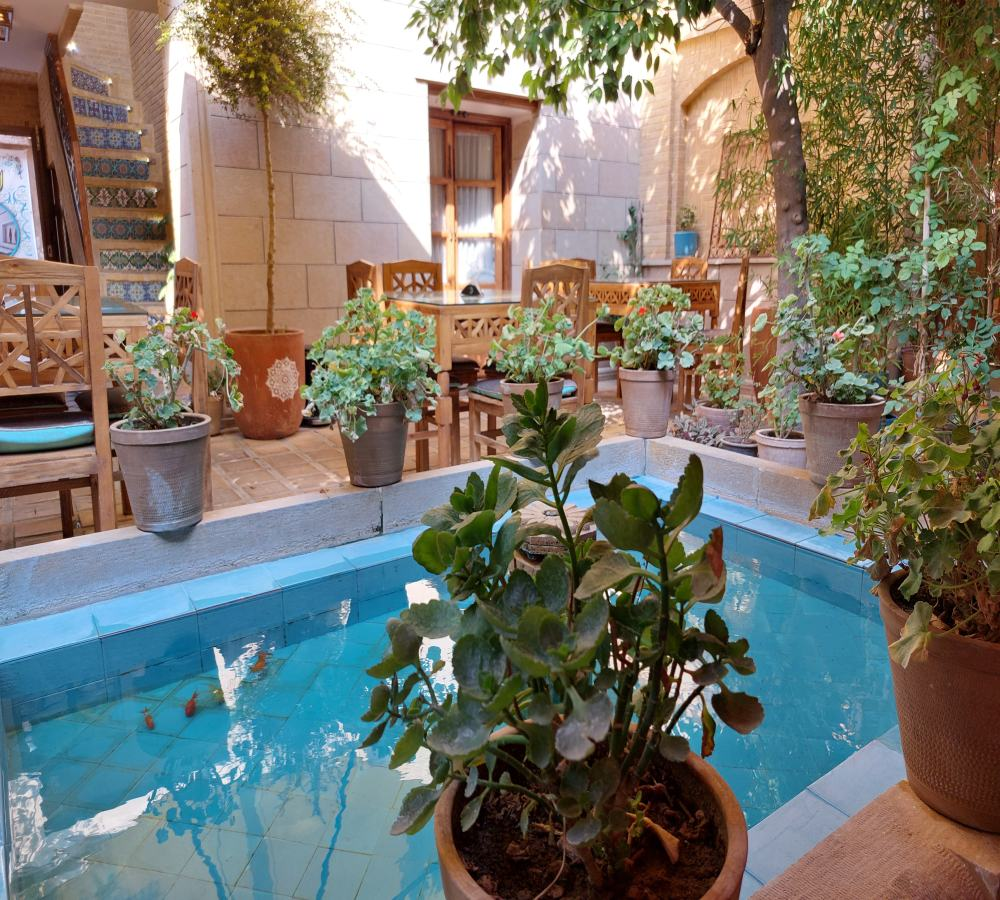
%> input picture cam.jpg, 1000 x 900 px
$ octave new2.m   (GNU Octave 9; MATLAB toolbox functions it lacks are replaced by stand-ins)
%> lines starting %> are read from the running program, lines starting %| are printed output that depends on the picture
% پاک‌سازی حافظه و بستن تمامی شکل‌ها
clear;
close all;

% بارگذاری تصویر
original_image = imread('cam.jpg');
%> original_image is the input picture: size 900x1000x3 uint8; mean R, G, B 118.4, 117.7, 107.4

% تبدیل تصویر به سیاه و سفید
gray_image = rgb2gray(original_image);
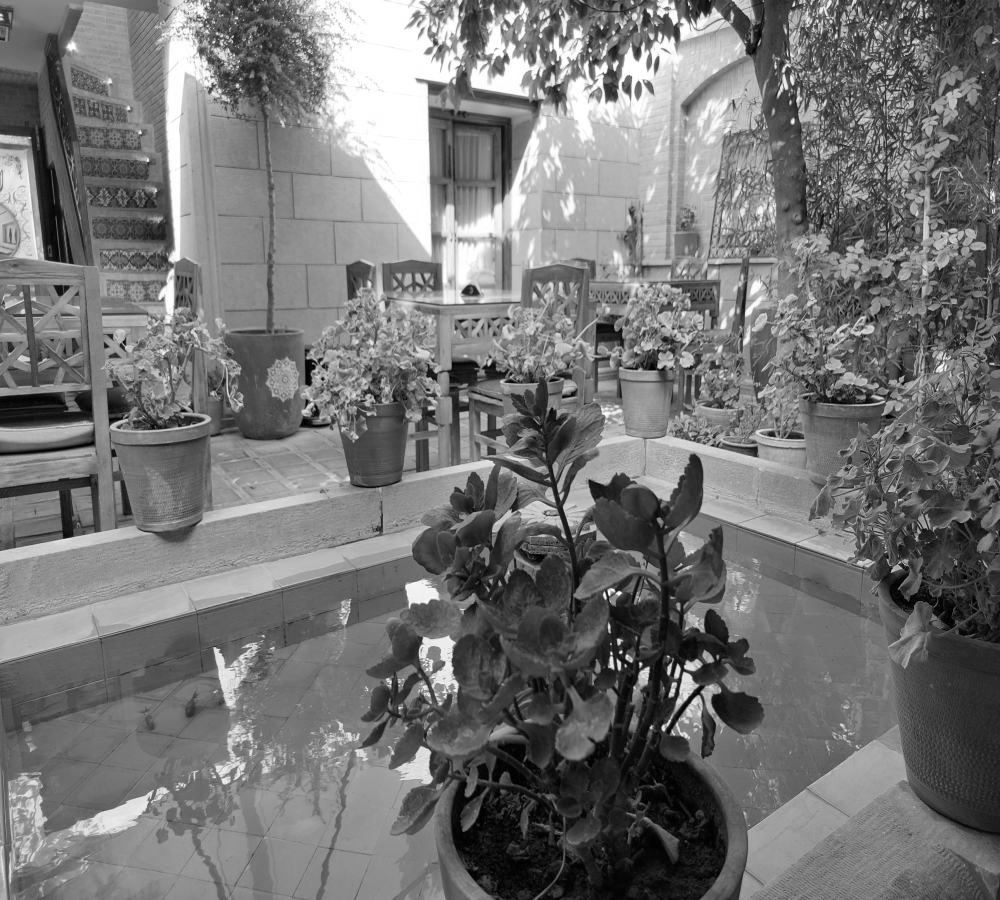
%> gray_image: size 900x1000 uint8; min 0, max 255, mean 116.8

% کاهش اندازه تصویر برای جلوگیری از مشکلات حافظه
gray_image_resized = imresize(gray_image, 0.5);

% اضافه کردن نویز فلفل نمکی با مقدار کم
noisy_image = imnoise(gray_image_resized, 'salt & pepper', 0.02);
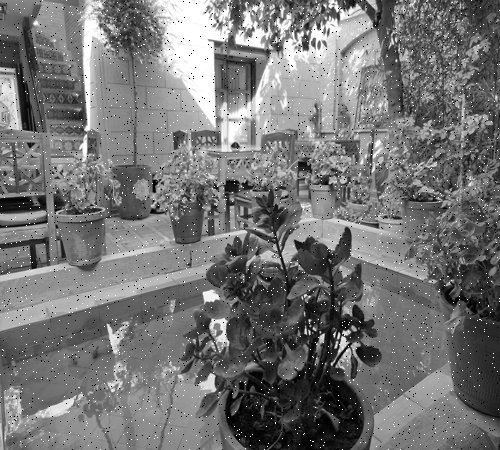
%> noisy_image: size 450x500 uint8; min 0, max 255, mean 116.9

% تبدیل تصویر به حوزه فرکانس
F_noisy_image = fft2(double(noisy_image));
F_noisy_image_shifted = fftshift(F_noisy_image);

% مقادیر فرکانس قطع جدید
cutoff_frequencies = [100, 150, 200];

% ابعاد تصویر
[m, n] = size(noisy_image);
%> m = 450; n = 500
[u, v] = meshgrid(-floor(n/2):floor((n-1)/2), -floor(m/2):floor((m-1)/2));

% نمایش تصاویر فیلترشده
figure;
for i = 1:length(cutoff_frequencies)
    % ایجاد فیلتر پایین‌گذر ایده‌آل
    D = sqrt(u.^2 + v.^2);
    H = double(D <= cutoff_frequencies(i));

    % اعمال فیلتر روی تصویر در حوزه فرکانس
    F_filtered = F_noisy_image_shifted .* H;

    % تبدیل معکوس فوریه برای بازگشت به حوزه مکان
    F_filtered_shifted = ifftshift(F_filtered);
    filtered_image = ifft2(F_filtered_shifted);
    filtered_image = abs(filtered_image); % گرفتن مقدار مطلق برای تصویر واقعی

    % نمایش تصویر
    subplot(1, 3, i);
    imshow(filtered_image, []);
    title(['Cutoff Frequency: ', num2str(cutoff_frequencies(i))]);
end
%> this loop made 3 passes
%> pass 1, `filtered_image = ifft2(F_filtered_shifted);`:
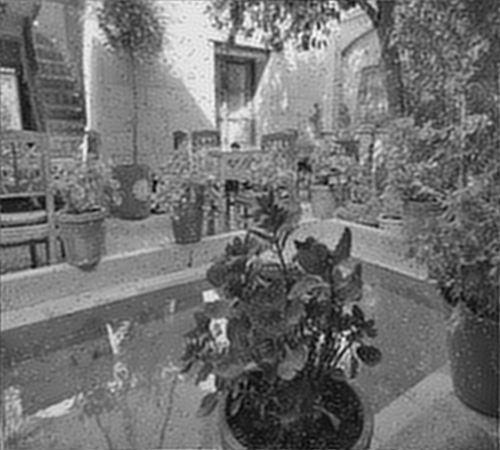
%> filtered_image: size 450x500 double; min -22.54, max 289.1, mean 116.9; drawn with min black and max white
%> pass 2, `filtered_image = abs(filtered_image);`:
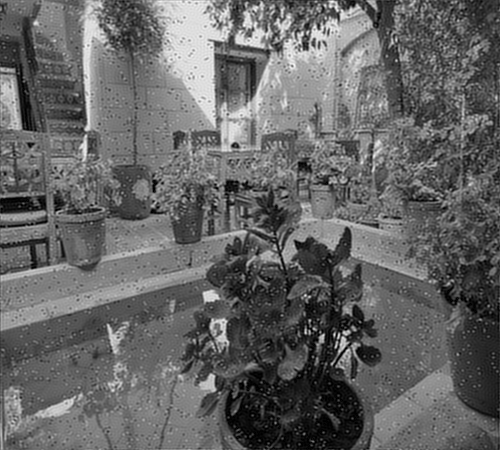
%> filtered_image: size 450x500 double; min 0.002, max 292.5, mean 116.9; drawn with min black and max white
%> after the loop:
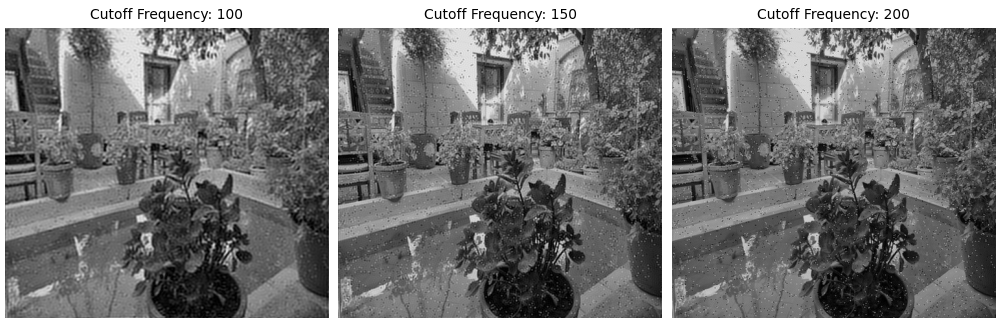
%> figure redrawn from the program's plot data, 3 panels
